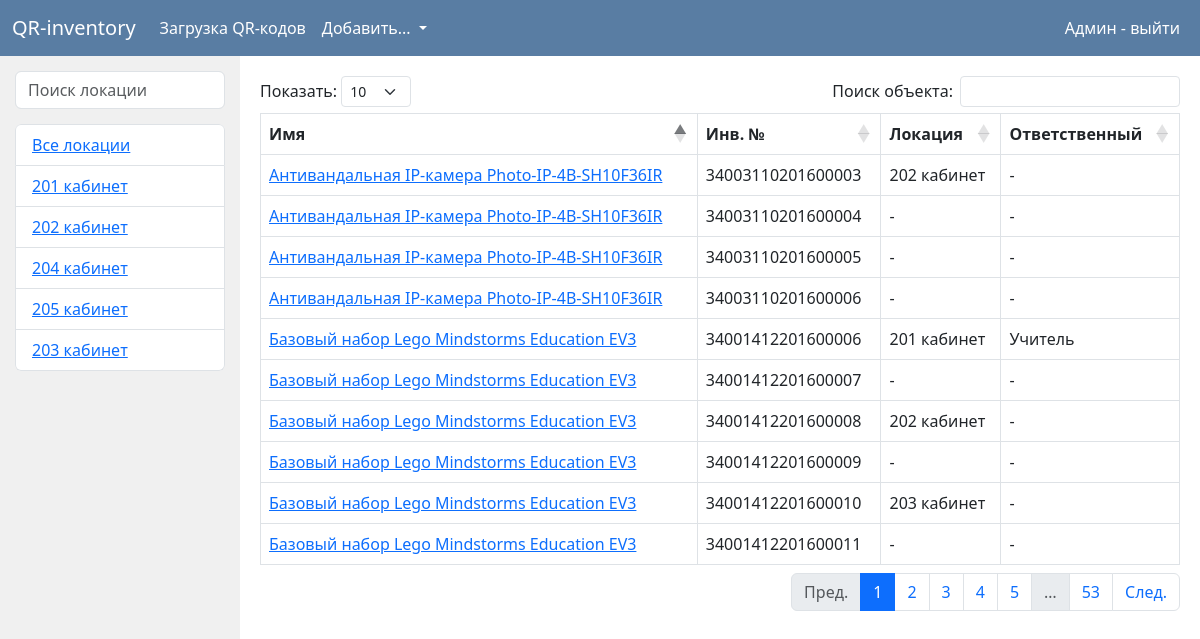
Page /admin/ (signed in) on the committed database.
### data/users.py (models this page shows, shortened)
class User(SqlAlchemyBase, UserMixin, SerializerMixin):
    __tablename__ = 'users'
    id = sqlalchemy.Column(sqlalchemy.Integer,
                           primary_key=True, autoincrement=True)
    name = sqlalchemy.Column(sqlalchemy.String)
    email = sqlalchemy.Column(sqlalchemy.String,
                              index=True, unique=True, nullable=True)
    hashed_password = sqlalchemy.Column(sqlalchemy.String, nullable=True)
    role = sqlalchemy.Column(sqlalchemy.Integer, sqlalchemy.ForeignKey('roles.id'))

### data/places.py (models this page shows)
class Place(SqlAlchemyBase, SerializerMixin):
    __tablename__ = 'places'
    id = sqlalchemy.Column(sqlalchemy.Integer,
                           primary_key=True, autoincrement=True)
    text = sqlalchemy.Column(sqlalchemy.String)

### data/objects.py (models this page shows, shortened)
class Object(SqlAlchemyBase, SerializerMixin):
    __tablename__ = 'objects'
    id = sqlalchemy.Column(sqlalchemy.Integer,
                           primary_key=True, autoincrement=True)
    name = sqlalchemy.Column(sqlalchemy.String, nullable=True)
    serial_number = sqlalchemy.Column(sqlalchemy.String, nullable=True)
    obj_place = sqlalchemy.Column(sqlalchemy.Integer, sqlalchemy.ForeignKey('places.id'),
                                  nullable=True)
    responsible_id = sqlalchemy.Column(sqlalchemy.Integer, sqlalchemy.ForeignKey('users.id'),
                                  nullable=True)
    checked = sqlalchemy.Column(sqlalchemy.Integer, nullable=True, default=1)

### data/users.py (the view)
        def _wrap(*args, **kwargs):
            if create_session().query(Role).filter(Role.name == role).first().id != current_user.role:
                return jsonify({'error': f"{current_user.email} hasn't got enough rights"})
            else:
                return func(*args, **kwargs)

### data/db_session.py (called while the page is built)
def create_session() -> Session:
    global __factory
    return __factory()

### data/users.py (called while the page is built)
def role_required(role):
    def role_decorator(func):
        def _wrap(*args, **kwargs):
            if create_session().query(Role).filter(Role.name == role).first().id != current_user.role:
                return jsonify({'error': f"{current_user.email} hasn't got enough rights"})
            else:
                return func(*args, **kwargs)
        _wrap.__name__ = func.__name__
        return _wrap
    return role_decorator

### flask_app.py (called while the page is built)
@login_manager.user_loader
def load_user(user_id):
    return db_sess.query(User).get(user_id)

### front/admin_pages.py (called while the page is built)
@app.route('/admin/')
@login_required
@role_required('admin')
def admin_all_objects():
    db_sess = db_session.create_session()
    objects = db_sess.query(Object)
    places = db_sess.query(Place)
    users = db_sess.query(User)
    return render_template("admin/main_page.html", objects=objects, places=places, users=users, admin=True,
                           title='QR-inventory')

### templates/admin/main_page.html
{% extends "admin/base.html" %}
{% block content %}
    <div class="main_container">
        <div class="places">
            <input class="form-control" id="placesSearch" type="text" placeholder="Поиск локации">
            <ul class="list-group" id="placesList">
                <li class="list-group-item"><a href="/admin"> Все локации </a></li>
                {% for place in places %}
                    <li class="list-group-item"><a href="/admin/{{ place.id }}"> {{ place.text }}</a></li>
                {% endfor %}
            </ul>
        </div>
        <div class="objects">
            <table class="table table-bordered" id="objTable">
                <thead>
                <tr>
                    <th>Имя</th>
                    <th>Инв. №</th>
                    <th>Локация</th>
                    {% if admin %}
                        <th>Ответственный</th>
                    {% endif %}
                </tr>
                </thead>
                <tbody>
                {% for obj in objects %}
                    <tr>
                        <td><a href="/admin/object/{{ obj.id }}"> {{ obj.name }} </a></td>
                        <td> {{ obj.serial_number }} </td>
                        {% if places.get(obj.obj_place) %}
                            <td> {{ places.get(obj.obj_place).text }} </td>
                        {% else %}
                            <td> -</td>
                        {% endif %}
                        {% if admin %}
                            {% if obj.responsible_id %}
                                <td> {{ users.get(obj.responsible_id).name }} </td>
                            {% else %}
                                <td> -</td>
                            {% endif %}
                        {% endif %}
                    </tr>
                {% endfor %}
                </tbody>
            </table>
        </div>
{% endblock %}

### templates/admin/base.html (shortened to what this page needs)
<!doctype html>
<html lang="en">
<head>
    <link href="https://cdn.jsdelivr.net/npm/bootstrap@5.3.0-alpha3/dist/css/bootstrap.min.css" rel="stylesheet"
>
    <link rel="stylesheet" href="https://cdn.datatables.net/1.13.4/css/dataTables.bootstrap5.min.css">
    <link rel="stylesheet" href="/static/style.css">
    <link rel="stylesheet" href="https://cdnjs.cloudflare.com/ajax/libs/font-awesome/4.7.0/css/font-awesome.min.css">
</head>
<body>
<header>
    <nav class="navbar navbar-expand-lg">
        <div class="container-fluid">
            <a class="navbar-brand" href="/admin"> QR-inventory </a>
            <div class="collapse navbar-collapse" id="navbarNav">
                <ul class="navbar-nav">
                    <li class="nav-item">
                        <a class="nav-link" href="/download_qr">Загрузка QR-кодов</a>
                    </li>
                    <li class="nav-item dropdown">
                        <a id="nav_d1" class="nav-link dropdown-toggle" href="#" role="button" data-bs-toggle="dropdown"
                           aria-expanded="false">
                            Добавить...
                        </a>
                    </li>
                </ul>
            </div>
            <div class="d-flex">
                {% if current_user.is_authenticated %}
                    <a class="nav-link me-2" href="/logout"> {{ current_user.name }} - выйти </a>
                {% else %}
                    <a class="btn btn-primary me-2" href="/register">Зарегистрироваться</a>
                    <a class="btn btn-primary" href="/login">Войти</a>
                {% endif %}
            </div>
        </div>
    </nav>
</header>
<main role="main" class="main_block">
    {% block content %}{% endblock %}
</main>
</body>
</html>

### static/style.css (style rules this page uses)
li { list-style-type:none; }
#nav_d1 { color: #ffffff; }
.nav-link { color: #ffffff; }
.navbar-brand { color: #ffffff; }
.navbar { background-color: #597da3; color: #ffffff; }
.main_container { display: grid; height: calc(100vh - 70px); grid-template-columns: 20% 80%; grid-template-areas: "places objects"; }
.places { background-color: #F0F0F0; height: calc(100vh - 70px); padding: 15px; grid-area: places; }
#placesSearch { margin-bottom: 15px; }
#placesList { max-height: calc(100vh - 165px); overflow-y: scroll; }
.objects { grid-area: objects; }

### rows in the picture
User: name "Админ"
Place: text "201 кабинет"
Place: text "202 кабинет"
Place: text "204 кабинет"
Place: text "205 кабинет"
Place: text "203 кабинет"
Object: name "Антивандальная IP-камера Photo-IP-4B-SH10F36IR", serial_number "34003110201600003", get "202 кабинет"
Object: name "Антивандальная IP-камера Photo-IP-4B-SH10F36IR", serial_number "34003110201600004"
Object: name "Антивандальная IP-камера Photo-IP-4B-SH10F36IR", serial_number "34003110201600005"
Object: name "Антивандальная IP-камера Photo-IP-4B-SH10F36IR", serial_number "34003110201600006"
Object: name "Базовый набор Lego Mindstorms Education EV3", serial_number "34001412201600006", get "201 кабинет"
User: get "Учитель"
Object: name "Базовый набор Lego Mindstorms Education EV3", serial_number "34001412201600007"
Object: name "Базовый набор Lego Mindstorms Education EV3", serial_number "34001412201600008", get "202 кабинет"
Object: name "Базовый набор Lego Mindstorms Education EV3", serial_number "34001412201600009"
Object: name "Базовый набор Lego Mindstorms Education EV3", serial_number "34001412201600010", get "203 кабинет"
Object: name "Базовый набор Lego Mindstorms Education EV3", serial_number "34001412201600011"
